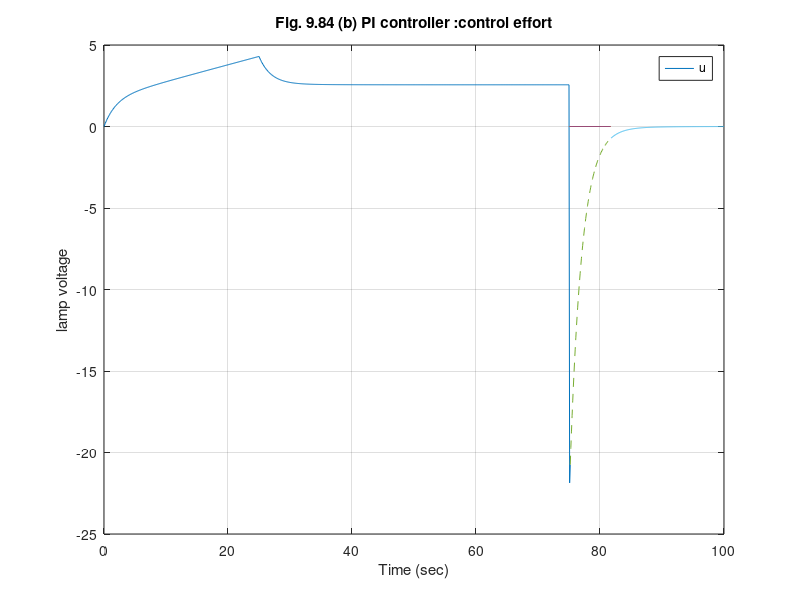

Here is the MATLAB script that generated this plot:
%  Figure 9.84      Feedback Control of Dynamic Systems, 4e
%                        Franklin, Powell, Emami
%
% fig9_84.m is a script to generate Fig. 9.84 the linear RTP response 
% PI controller
% RTP chamber demo Example
clf;
a=[-0.068208813989939 0.014929776357245 0.000000065782442;...
   0.045809672136430 -0.118134773528570 0.021802006306129;...
   0.000000433637498 0.046839194867347 -0.100884399149872];
b3=[0.37873508304055 0.110575403544586 0.022912893467038;...
   0.000000002974222 0.449046982554739 0.073572900808161;...
   0.000000027324116 0.000702342292121 0.417797228783230];
c3=eye(3,3);
d3=0*eye(3,3);

% Combine 3 lamps into a single actuator
b=b3(:,1)+b3(:,2)+b3(:,3);
% Select center temperature
c=c3(2,:)
%
d=[0];
% PI controller
ac=[0];
bc=[1.0];
cc=[0.0527];
dc=[1];
sysG=ss(a,b,c,d);
sysD=ss(ac,bc,cc,dc);
sysL=series(sysD,sysG);
sysH=tf(1,1);
sysCL=feedback(sysL,sysH);

%CL Step Response
t=0:.1:100;
R=[0:.1:25, 25*ones(1,500), 0*ones(1,250)];
R11=[R'];
[yy,t]=lsim(sysCL,R11,t);
plot(t,yy,'--');
grid;
hold on;
plot(t,R11,'-');
xlabel('Time (sec)');
ylabel('temperature (K)');
title('Fig. 9.84 (a) PI controller: temperature tracking response');
%legend('y')
pause
hold off
% Control effort
sysCLu=feedback(sysD,sysG);
[uuu,t]=lsim(sysCLu,R11,t);
plot(t(1:753,:),uuu(1:753,:));
hold on;
plot(t(752:818,:),0*ones(67,3));
hold on;
plot(t(753:818,:),uuu(753:818,:),'--');
hold on;
plot(t(819:1001,:),uuu(819:1001,:));
xlabel('Time (sec)');
ylabel('lamp voltage');
title('Fig. 9.84 (b) PI controller :control effort');
legend('u')
grid;
hold off;
